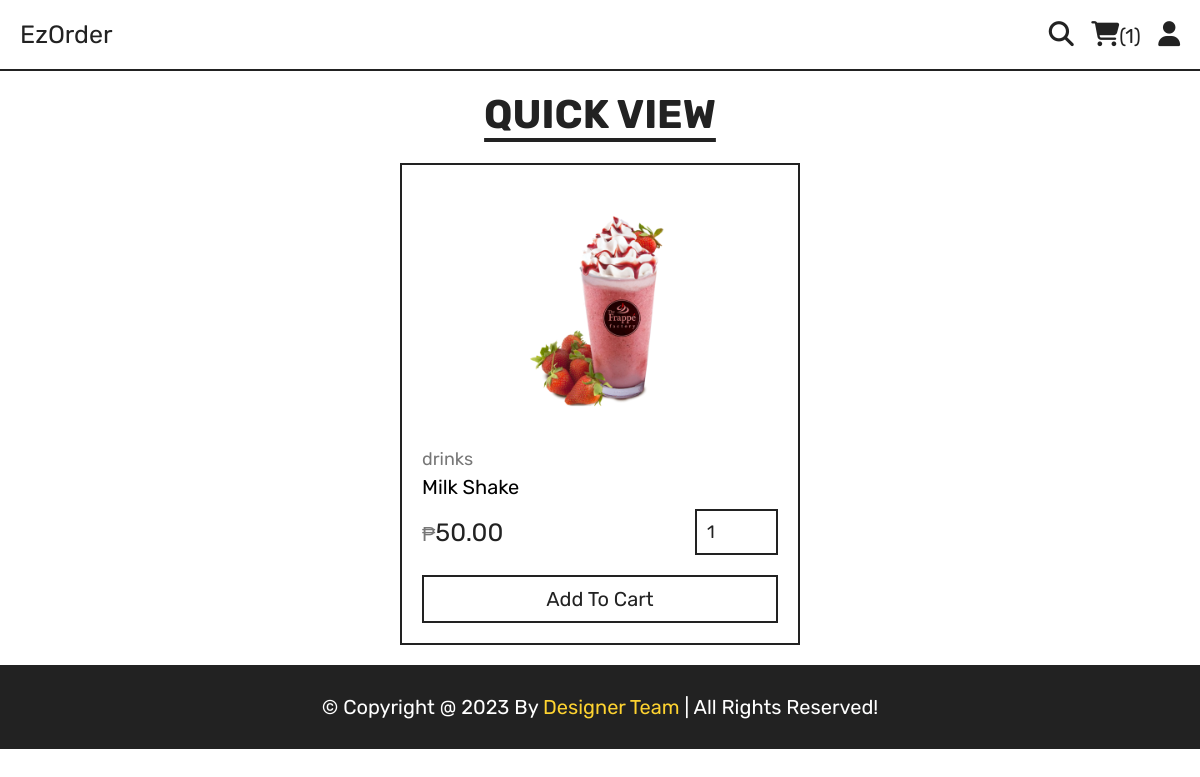
Page /quick_view.php?pid=3 on the committed database.
### tables this page shows
CREATE TABLE `products` (
  `id` int(11) NOT NULL,
  `name` varchar(255) NOT NULL,
  `category` varchar(255) NOT NULL,
  `price` decimal(10,2) NOT NULL,
  `image` varchar(255) NOT NULL,
  `quantity_available` int(11) NOT NULL DEFAULT 0
);

### quick_view.php (the view, shortened to what this page needs)
<?php
include 'components/connect.php';
?>
<!DOCTYPE html>
<html lang="en">
<head>
   <link rel="stylesheet" href="https://cdnjs.cloudflare.com/ajax/libs/font-awesome/6.1.1/css/all.min.css">
   <link rel="stylesheet" href="css/style.css">
</head>
<body>
   <?php include 'components/kiosk_header.php'; ?>
   <section class="quick-view">
      <h1 class="title">quick view</h1>
      <?php
      $pid = $_GET['pid'];
      $select_products = $conn->prepare("SELECT * FROM `products` WHERE id = ?");
      $select_products->execute([$pid]);
      if ($select_products->rowCount() > 0) {
         while ($fetch_products = $select_products->fetch(PDO::FETCH_ASSOC)) {
      ?>
            <form action="" method="post" class="box">
               <img src="uploaded_img/<?= $fetch_products['image']; ?>" alt="">
               <a href="category.php?category=<?= $fetch_products['category']; ?>" class="cat"><?= $fetch_products['category']; ?></a>
               <div class="name"><?= $fetch_products['name']; ?></div>
               <div class="flex">
                  <div class="price"><span>₱</span><?= $fetch_products['price']; ?></div>
                  <input type="number" name="qty" class="qty" min="1" max="99" value="1" maxlength="2">
               </div>
               <button type="submit" name="add_to_cart" class="cart-btn">add to cart</button>
            </form>
      <?php
         }
      } else {
         echo '<p class="empty">no products added yet!</p>';
      }
      ?>
   </section>
   <?php include 'components/footer.php'; ?>
</body>
</html>

### css/style.css (style rules this page uses)
:root { --yellow:#fed330; --red:#e74c3c; --white:#fff; --black:#222; --light-color:#777; --border:.2rem solid var(--black); }
* { font-family: 'Rubik', sans-serif; margin:0; padding:0; box-sizing: border-box; outline: none; border: none; text-decoration: none; }
html { font-size: 62.5%; overflow-x: hidden; scroll-behavior: smooth; stop-opacity: 7rem; }
section { margin:0 auto; max-width: 1200px; padding:2rem; }
.title { text-align: center; margin-bottom: 2.5rem; font-size: 4rem; color:var(--black); text-transform: uppercase; text-decoration: underline; text-underline-offset: 1rem; }
.quick-view form { max-width: 40rem; padding:2rem; border:var(--border); position: relative; margin:0 auto; }
.quick-view form img { height: 25rem; width: 100%; object-fit: contain; margin-bottom: 1rem; }
.quick-view form .cat { font-size: 1.8rem; color:var(--light-color); }
.quick-view form .name { font-size: 2rem; margin:.5rem 0; }
.quick-view form .flex { display: flex; justify-content: space-between; align-items: center; gap:1.5rem; margin:1rem 0; }
.quick-view form .flex .price { font-size: 2.5rem; color:var(--black); }
.quick-view form .flex .price span { font-size: 2rem; color:var(--light-color); }
.quick-view form .flex .qty { border:var(--border); padding:1rem; font-size: 1.8rem; color:var(--black); }
.quick-view form .cart-btn { width: 100%; padding:1rem 3rem; text-align: center; border:var(--border); font-size: 2rem; color:var(--black); cursor: pointer; text-transform: capitalize; background: none; margin-top: 1rem; }

### rows in the picture
products: image (picture), category "drinks", name "Milk Shake", price "50.00"

### other values in the picture
$total_cart_items "1"
